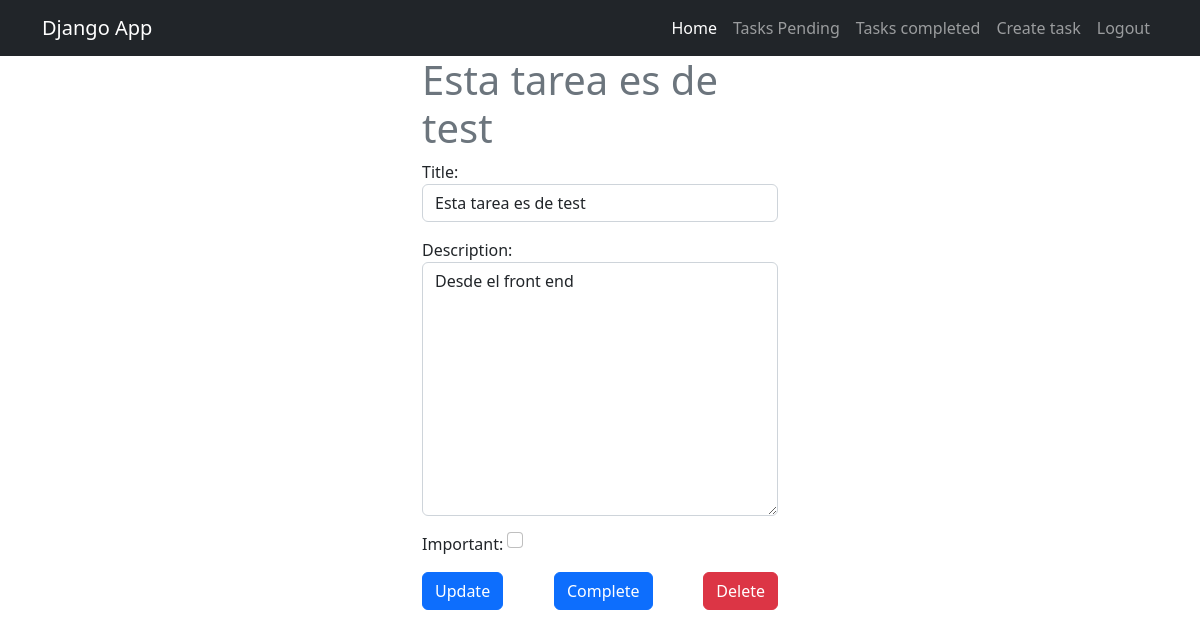
Page /tasks/3/ (signed in) on the earlier database version.
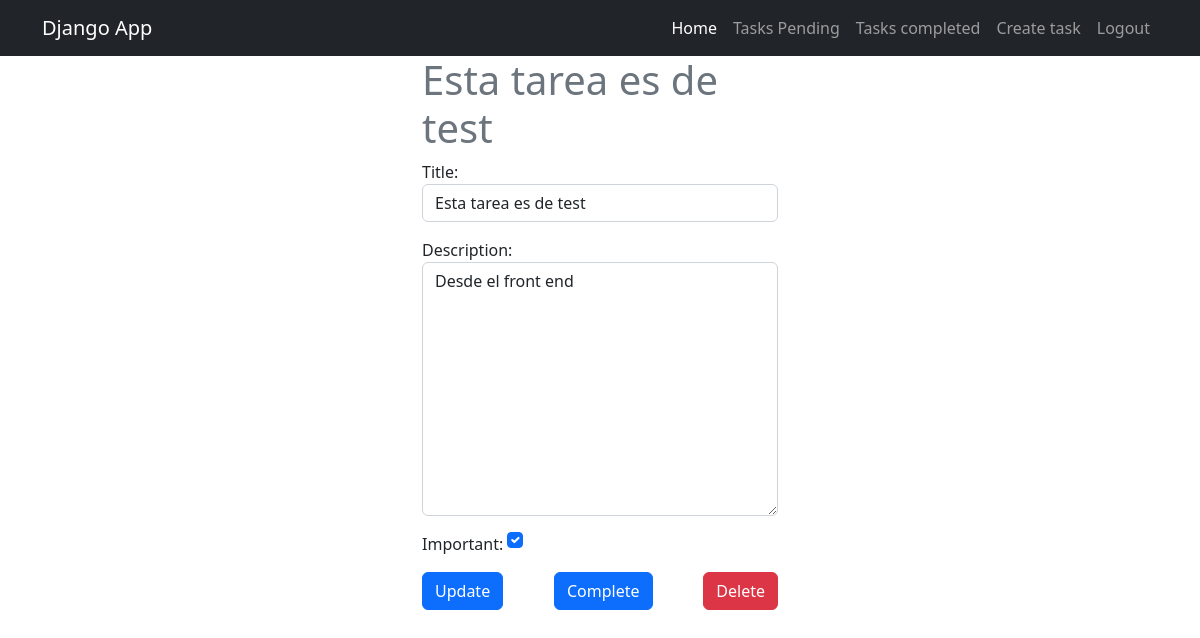
Same page on the later database version.
### tasks/models.py (models this page shows, shortened)
class Task(models.Model):
     title = models.CharField(max_length=100)
     description = models.TextField(blank=True)
     created = models.DateTimeField(auto_now_add=True)
     datecompleted = models.DateTimeField(null=True,blank=True)
     important = models.BooleanField(default=False)
     user = models.ForeignKey(User, on_delete=models.CASCADE)

### tasks/views.py (the view, shortened to what this page needs)
# urls.py: path('tasks/<int:task_id>/', views.tasks_detail,name='tasks_detail'),
@login_required
def tasks_detail(request, task_id):
    if request.method == "GET":
        task = get_object_or_404(Task, pk=task_id, user=request.user)
        form = TaskForm(instance=task)
        return render(request, "tasks_detail.html", {"task": task, "form": form})

### tasks/forms.py
class TaskForm(forms.ModelForm):
    class Meta:
        model = Task
        fields = ["title", "description", "important"]
        widgets = {
            "title": forms.TextInput(
                attrs={"class": "form-control", "placeholder": "Write a title"}
            ),
            "description": forms.Textarea(
                attrs={"class": "form-control", "placeholder": "Write a decription"}
            ),
            "important": forms.CheckboxInput(
                attrs={"class": "form-check-input m-auto"}
            ),
        }

### tasks/templates/tasks_detail.html (shortened to what this page needs)
{% extends 'base.html' %}
{% block content %}
<main class="container">
 <div class="row">
  <div class="col-md-4 offset-md-4">
   <h1 class="text-secondary">{{task.title}}</h1>
   <form method="POST">
    {{form.as_p}}
    <div class="d-flex justify-content-between">
     <button class="btn btn-primary">
      Update
     </button>
    </form>
    <form action="{% url 'complete_task' task.id %}" method="POST">
     <button class="btn btn-primary">
      Complete
     </button>
    </form>
    <form action="{% url 'delete_task' task.id %}" method="POST">
     <button class="btn btn-danger">
      Delete
     </button>
    </form>
    </div>
  </div>
</main>
{% endblock %}

Differences in the rows shown:
changed Task "Esta tarea es de test": important "☐" → "☑"
